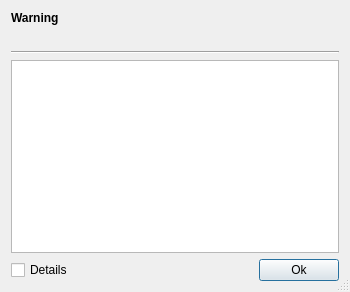
<?xml version="1.0" encoding="UTF-8"?>
<ui version="4.0">
 <class>GUI_FailMessageBox</class>
 <widget class="QDialog" name="GUI_FailMessageBox">
  <property name="geometry">
   <rect>
    <x>0</x>
    <y>0</y>
    <width>350</width>
    <height>292</height>
   </rect>
  </property>
  <property name="sizeGripEnabled">
   <bool>true</bool>
  </property>
  <layout class="QGridLayout" name="gridLayout">
   <item row="6" column="0" colspan="2">
    <layout class="QHBoxLayout" name="horizontalLayout">
     <item>
      <widget class="QCheckBox" name="cb_details">
       <property name="text">
        <string>Details</string>
       </property>
      </widget>
     </item>
     <item>
      <spacer name="horizontalSpacer">
       <property name="orientation">
        <enum>Qt::Horizontal</enum>
       </property>
       <property name="sizeHint" stdset="0">
        <size>
         <width>40</width>
         <height>20</height>
        </size>
       </property>
      </spacer>
     </item>
     <item>
      <widget class="QPushButton" name="btn_ok">
       <property name="text">
        <string notr="true">Ok</string>
       </property>
      </widget>
     </item>
    </layout>
   </item>
   <item row="1" column="0" colspan="2">
    <widget class="QLabel" name="lab_warning">
     <property name="text">
      <string notr="true"/>
     </property>
    </widget>
   </item>
   <item row="4" column="0" colspan="2">
    <widget class="QTableWidget" name="tv_files">
     <property name="sizePolicy">
      <sizepolicy hsizetype="Expanding" vsizetype="MinimumExpanding">
       <horstretch>0</horstretch>
       <verstretch>0</verstretch>
      </sizepolicy>
     </property>
     <property name="editTriggers">
      <set>QAbstractItemView::NoEditTriggers</set>
     </property>
     <property name="textElideMode">
      <enum>Qt::ElideMiddle</enum>
     </property>
     <property name="cornerButtonEnabled">
      <bool>false</bool>
     </property>
     <attribute name="verticalHeaderVisible">
      <bool>false</bool>
     </attribute>
    </widget>
   </item>
   <item row="2" column="0" colspan="2">
    <widget class="Line" name="line">
     <property name="orientation">
      <enum>Qt::Horizontal</enum>
     </property>
    </widget>
   </item>
   <item row="0" column="0" colspan="2">
    <widget class="QLabel" name="lab_header">
     <property name="font">
      <font>
       <weight>75</weight>
       <bold>true</bold>
      </font>
     </property>
     <property name="text">
      <string notr="true">Warning</string>
     </property>
    </widget>
   </item>
  </layout>
 </widget>
 <resources/>
 <connections>
  <connection>
   <sender>cb_details</sender>
   <signal>toggled(bool)</signal>
   <receiver>tv_files</receiver>
   <slot>setVisible(bool)</slot>
   <hints>
    <hint type="sourcelabel">
     <x>199</x>
     <y>40</y>
    </hint>
    <hint type="destinationlabel">
     <x>196</x>
     <y>116</y>
    </hint>
   </hints>
  </connection>
  <connection>
   <sender>btn_ok</sender>
   <signal>clicked()</signal>
   <receiver>GUI_FailMessageBox</receiver>
   <slot>close()</slot>
   <hints>
    <hint type="sourcelabel">
     <x>349</x>
     <y>203</y>
    </hint>
    <hint type="destinationlabel">
     <x>199</x>
     <y>112</y>
    </hint>
   </hints>
  </connection>
 </connections>
</ui>
